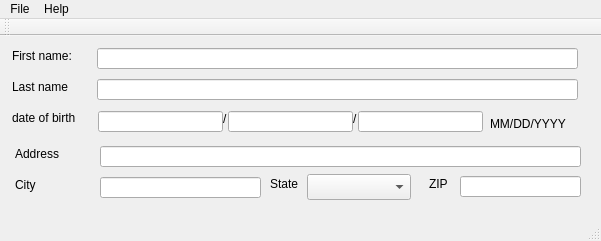
<?xml version="1.0" encoding="UTF-8"?>
<ui version="4.0">
 <class>MainWindow</class>
 <widget class="QMainWindow" name="MainWindow">
  <property name="geometry">
   <rect>
    <x>0</x>
    <y>0</y>
    <width>601</width>
    <height>241</height>
   </rect>
  </property>
  <property name="windowTitle">
   <string>MainWindow</string>
  </property>
  <widget class="QWidget" name="centralWidget">
   <widget class="QLabel" name="label_city">
    <property name="geometry">
     <rect>
      <x>15</x>
      <y>141</y>
      <width>24</width>
      <height>16</height>
     </rect>
    </property>
    <property name="text">
     <string>City</string>
    </property>
   </widget>
   <widget class="QComboBox" name="cbx_state">
    <property name="geometry">
     <rect>
      <x>307</x>
      <y>138</y>
      <width>104</width>
      <height>26</height>
     </rect>
    </property>
    <property name="sizePolicy">
     <sizepolicy hsizetype="MinimumExpanding" vsizetype="Fixed">
      <horstretch>0</horstretch>
      <verstretch>0</verstretch>
     </sizepolicy>
    </property>
    <property name="minimumSize">
     <size>
      <width>80</width>
      <height>0</height>
     </size>
    </property>
   </widget>
   <widget class="QLabel" name="label_zip">
    <property name="geometry">
     <rect>
      <x>429</x>
      <y>140</y>
      <width>21</width>
      <height>16</height>
     </rect>
    </property>
    <property name="text">
     <string>ZIP</string>
    </property>
   </widget>
   <widget class="QLineEdit" name="LE_zip">
    <property name="geometry">
     <rect>
      <x>460</x>
      <y>140</y>
      <width>121</width>
      <height>21</height>
     </rect>
    </property>
   </widget>
   <widget class="QLabel" name="label_state">
    <property name="geometry">
     <rect>
      <x>270</x>
      <y>140</y>
      <width>32</width>
      <height>16</height>
     </rect>
    </property>
    <property name="text">
     <string>State</string>
    </property>
   </widget>
   <widget class="QLineEdit" name="LE_city">
    <property name="geometry">
     <rect>
      <x>100</x>
      <y>141</y>
      <width>161</width>
      <height>21</height>
     </rect>
    </property>
    <property name="sizePolicy">
     <sizepolicy hsizetype="Expanding" vsizetype="Fixed">
      <horstretch>1</horstretch>
      <verstretch>0</verstretch>
     </sizepolicy>
    </property>
   </widget>
   <widget class="QLabel" name="label_address">
    <property name="geometry">
     <rect>
      <x>15</x>
      <y>110</y>
      <width>51</width>
      <height>16</height>
     </rect>
    </property>
    <property name="text">
     <string>Address</string>
    </property>
   </widget>
   <widget class="QLabel" name="label_date_of_birth">
    <property name="geometry">
     <rect>
      <x>12</x>
      <y>74</y>
      <width>75</width>
      <height>16</height>
     </rect>
    </property>
    <property name="sizePolicy">
     <sizepolicy hsizetype="Fixed" vsizetype="Preferred">
      <horstretch>0</horstretch>
      <verstretch>0</verstretch>
     </sizepolicy>
    </property>
    <property name="text">
     <string>date of birth</string>
    </property>
   </widget>
   <widget class="QLabel" name="label_last_name">
    <property name="geometry">
     <rect>
      <x>12</x>
      <y>43</y>
      <width>63</width>
      <height>16</height>
     </rect>
    </property>
    <property name="text">
     <string>Last name</string>
    </property>
   </widget>
   <widget class="QLabel" name="label_first_name">
    <property name="geometry">
     <rect>
      <x>12</x>
      <y>12</y>
      <width>68</width>
      <height>16</height>
     </rect>
    </property>
    <property name="text">
     <string>First name:</string>
    </property>
   </widget>
   <widget class="QLineEdit" name="LE_address">
    <property name="geometry">
     <rect>
      <x>100</x>
      <y>110</y>
      <width>481</width>
      <height>21</height>
     </rect>
    </property>
   </widget>
   <widget class="QLineEdit" name="LE_last_name">
    <property name="geometry">
     <rect>
      <x>97</x>
      <y>43</y>
      <width>481</width>
      <height>21</height>
     </rect>
    </property>
   </widget>
   <widget class="QLineEdit" name="LE_first_name">
    <property name="geometry">
     <rect>
      <x>97</x>
      <y>12</y>
      <width>481</width>
      <height>21</height>
     </rect>
    </property>
   </widget>
   <widget class="QLabel" name="label_date_string">
    <property name="geometry">
     <rect>
      <x>490</x>
      <y>80</y>
      <width>84</width>
      <height>16</height>
     </rect>
    </property>
    <property name="text">
     <string>MM/DD/YYYY</string>
    </property>
   </widget>
   <widget class="QLineEdit" name="LE_date_month">
    <property name="geometry">
     <rect>
      <x>98</x>
      <y>75</y>
      <width>125</width>
      <height>21</height>
     </rect>
    </property>
    <property name="sizePolicy">
     <sizepolicy hsizetype="Expanding" vsizetype="Fixed">
      <horstretch>0</horstretch>
      <verstretch>0</verstretch>
     </sizepolicy>
    </property>
   </widget>
   <widget class="QLabel" name="label_slash2">
    <property name="geometry">
     <rect>
      <x>353</x>
      <y>75</y>
      <width>16</width>
      <height>16</height>
     </rect>
    </property>
    <property name="text">
     <string>/</string>
    </property>
   </widget>
   <widget class="QLineEdit" name="LE_date_year">
    <property name="geometry">
     <rect>
      <x>358</x>
      <y>75</y>
      <width>125</width>
      <height>21</height>
     </rect>
    </property>
    <property name="sizePolicy">
     <sizepolicy hsizetype="Expanding" vsizetype="Fixed">
      <horstretch>0</horstretch>
      <verstretch>0</verstretch>
     </sizepolicy>
    </property>
   </widget>
   <widget class="QLabel" name="label_slash1">
    <property name="geometry">
     <rect>
      <x>223</x>
      <y>75</y>
      <width>16</width>
      <height>16</height>
     </rect>
    </property>
    <property name="text">
     <string>/</string>
    </property>
   </widget>
   <widget class="QLineEdit" name="LE_date_day">
    <property name="geometry">
     <rect>
      <x>228</x>
      <y>75</y>
      <width>125</width>
      <height>21</height>
     </rect>
    </property>
    <property name="sizePolicy">
     <sizepolicy hsizetype="Expanding" vsizetype="Fixed">
      <horstretch>0</horstretch>
      <verstretch>0</verstretch>
     </sizepolicy>
    </property>
   </widget>
  </widget>
  <widget class="QMenuBar" name="menuBar">
   <property name="geometry">
    <rect>
     <x>0</x>
     <y>0</y>
     <width>601</width>
     <height>22</height>
    </rect>
   </property>
   <widget class="QMenu" name="menuFile">
    <property name="title">
     <string>File</string>
    </property>
    <addaction name="actionNew"/>
    <addaction name="actionOpen"/>
    <addaction name="actionSave"/>
    <addaction name="actionQuit"/>
   </widget>
   <widget class="QMenu" name="menuHelp">
    <property name="title">
     <string>Help</string>
    </property>
    <addaction name="actionAbout"/>
   </widget>
   <addaction name="menuFile"/>
   <addaction name="menuHelp"/>
  </widget>
  <widget class="QToolBar" name="mainToolBar">
   <attribute name="toolBarArea">
    <enum>TopToolBarArea</enum>
   </attribute>
   <attribute name="toolBarBreak">
    <bool>false</bool>
   </attribute>
  </widget>
  <widget class="QStatusBar" name="statusBar"/>
  <action name="actionAbout">
   <property name="text">
    <string>About</string>
   </property>
  </action>
  <action name="actionOpen">
   <property name="text">
    <string>Open</string>
   </property>
  </action>
  <action name="actionSave">
   <property name="text">
    <string>Save</string>
   </property>
  </action>
  <action name="actionNew">
   <property name="text">
    <string>New</string>
   </property>
  </action>
  <action name="actionQuit">
   <property name="text">
    <string>Quit</string>
   </property>
  </action>
 </widget>
 <layoutdefault spacing="6" margin="11"/>
 <tabstops>
  <tabstop>LE_first_name</tabstop>
  <tabstop>LE_last_name</tabstop>
  <tabstop>LE_date_month</tabstop>
  <tabstop>LE_date_day</tabstop>
  <tabstop>LE_date_year</tabstop>
  <tabstop>LE_address</tabstop>
  <tabstop>LE_city</tabstop>
  <tabstop>cbx_state</tabstop>
  <tabstop>LE_zip</tabstop>
 </tabstops>
 <resources/>
 <connections/>
</ui>
